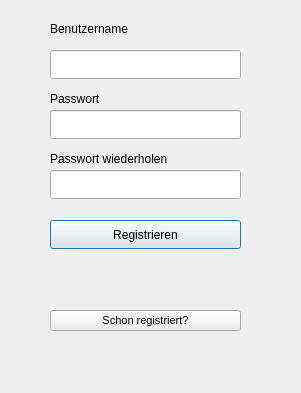
<?xml version="1.0" encoding="UTF-8"?>
<ui version="4.0">
 <class>Dialog</class>
 <widget class="QDialog" name="Dialog">
  <property name="geometry">
   <rect>
    <x>0</x>
    <y>0</y>
    <width>301</width>
    <height>393</height>
   </rect>
  </property>
  <property name="windowTitle">
   <string>Registrieren</string>
  </property>
  <widget class="QLineEdit" name="lineEdit">
   <property name="geometry">
    <rect>
     <x>50</x>
     <y>50</y>
     <width>191</width>
     <height>29</height>
    </rect>
   </property>
  </widget>
  <widget class="QLabel" name="label_2">
   <property name="geometry">
    <rect>
     <x>50</x>
     <y>90</y>
     <width>67</width>
     <height>17</height>
    </rect>
   </property>
   <property name="text">
    <string>Passwort</string>
   </property>
  </widget>
  <widget class="QPushButton" name="pushButton">
   <property name="geometry">
    <rect>
     <x>50</x>
     <y>220</y>
     <width>191</width>
     <height>29</height>
    </rect>
   </property>
   <property name="text">
    <string>Registrieren</string>
   </property>
  </widget>
  <widget class="QLabel" name="label">
   <property name="geometry">
    <rect>
     <x>50</x>
     <y>20</y>
     <width>121</width>
     <height>17</height>
    </rect>
   </property>
   <property name="text">
    <string>Benutzername</string>
   </property>
  </widget>
  <widget class="QPushButton" name="pushButton_2">
   <property name="geometry">
    <rect>
     <x>50</x>
     <y>310</y>
     <width>191</width>
     <height>21</height>
    </rect>
   </property>
   <property name="font">
    <font>
     <pointsize>8</pointsize>
     <italic>false</italic>
    </font>
   </property>
   <property name="text">
    <string>Schon registriert?</string>
   </property>
  </widget>
  <widget class="QLineEdit" name="lineEdit_2">
   <property name="geometry">
    <rect>
     <x>50</x>
     <y>110</y>
     <width>191</width>
     <height>29</height>
    </rect>
   </property>
  </widget>
  <widget class="QLineEdit" name="lineEdit_3">
   <property name="geometry">
    <rect>
     <x>50</x>
     <y>170</y>
     <width>191</width>
     <height>29</height>
    </rect>
   </property>
  </widget>
  <widget class="QLabel" name="label_3">
   <property name="geometry">
    <rect>
     <x>50</x>
     <y>150</y>
     <width>161</width>
     <height>17</height>
    </rect>
   </property>
   <property name="text">
    <string>Passwort wiederholen</string>
   </property>
  </widget>
 </widget>
 <resources/>
 <connections/>
</ui>
